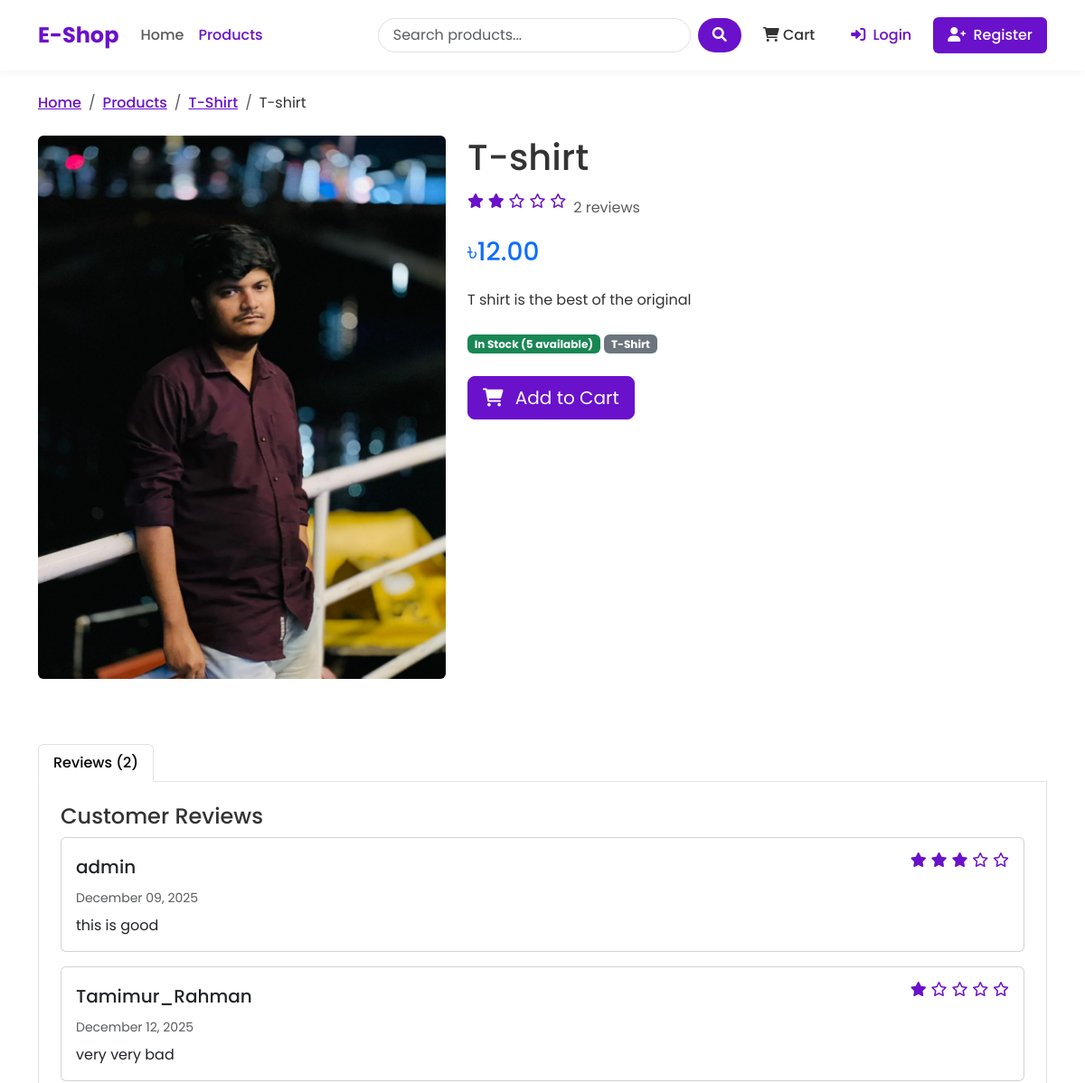
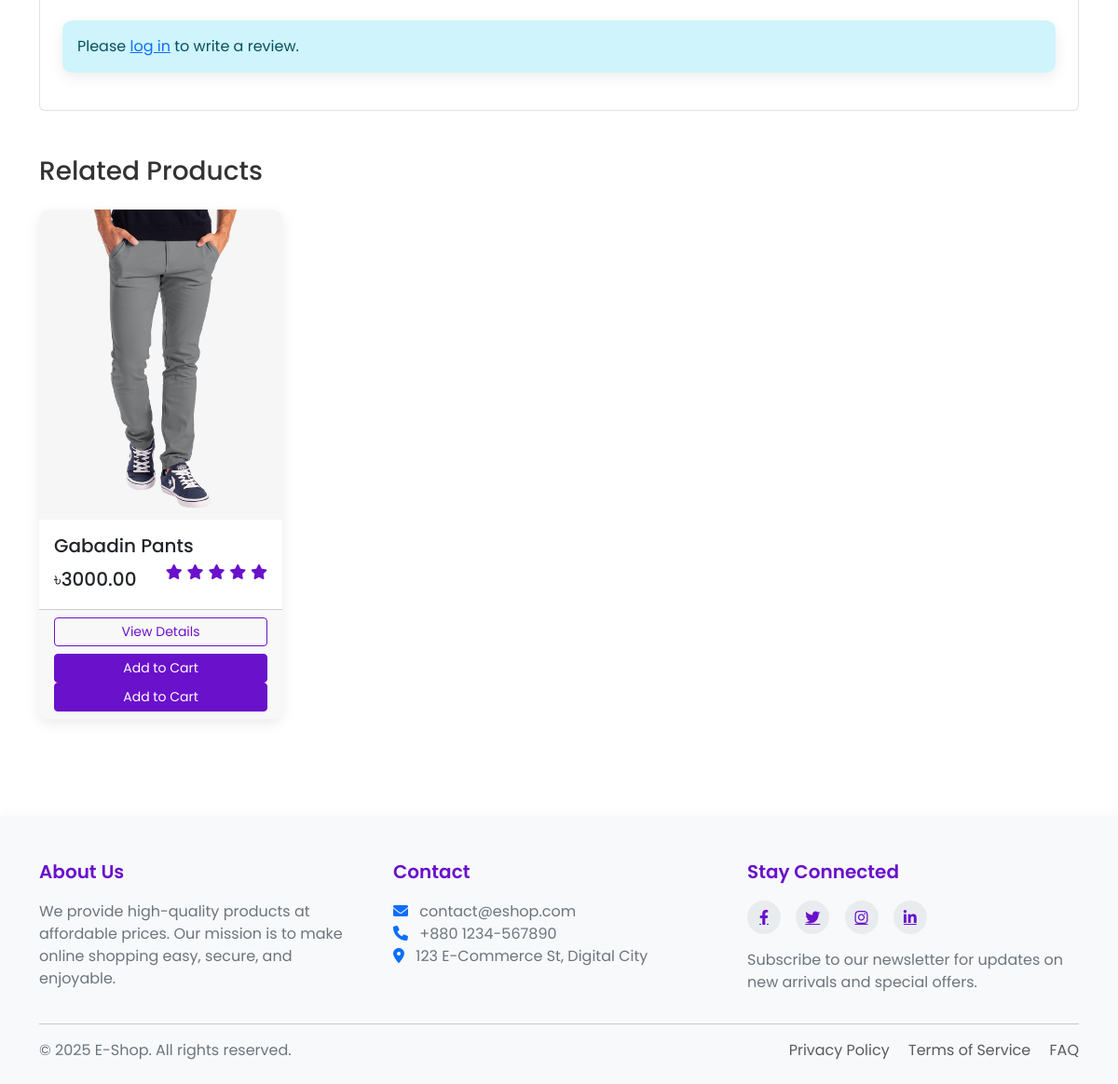
Screenshot of /products/update/t-shirt/ with the database file from the repository (2 pictures, top to bottom).
### shop/models.py (models this page shows, shortened)
class Product(models.Model):
    name = models.CharField(max_length=200)
    slug = models.SlugField(max_length=200,unique=True)
    category = models.ForeignKey(Category,on_delete=models.CASCADE,related_name='products')
    description = models.TextField()
    price = models.DecimalField(max_digits=10,decimal_places=2) #122.23
    stock = models.PositiveBigIntegerField(default=1)
    available = models.BooleanField(default=True)
    created = models.DateTimeField(auto_now_add=True)
    updated = models.DateTimeField(auto_now=True)
    image = models.ImageField(upload_to = 'products/%Y/%m/%d')
    def average_rating(self):
        ratings = self.ratings.all()
        if ratings.count()>0:
            return sum([rating.rating for rating in ratings])/ratings.count()

class Category(models.Model):
    name = models.CharField(max_length=100)
    slug = models.SlugField(max_length=100,unique=True,null=True,blank=True)
    description = models.TextField(blank=True)
    class Meta:
        verbose_name_plural = 'Categories'

class Rating(models.Model):
    product = models.ForeignKey(Product,on_delete=models.CASCADE, related_name='ratings')#product delete hoiye gele ratin gulo delete hoiye jabe
    user = models.ForeignKey(User,on_delete=models.CASCADE)
    rating = models.PositiveSmallIntegerField(validators = [MinValueValidator(1),MaxValueValidator(5)])
    comment = models.TextField()
    created = models.DateTimeField(auto_now_add=True)
    class Meta:
        unique_together = ('product','user')

### shop/views.py (the view)
# urls.py: path('products/update/<slug:slug>/',views.product_detail,name='product_detail'),
def product_detail(request,slug):
    product = get_object_or_404(models.Product,slug=slug,available=True)
    related_products = models.Product.objects.filter(category=product.category).exclude(id=product.id)
    user_rating = None
    if request.user.is_authenticated:
        try:
            user_rating = models.Rating.objects.get(product=product,user=request.user)
        except models.Rating.DoesNotExist:
            pass
    rating_form = RatingForms(instance=user_rating)
    context = {
        'product':product,
        'related_products':related_products,
        'user_rating':user_rating,
        'rating_form':rating_form,
    }
    return render(request,'shop/product_detail.html',context)

### shop/forms.py
class RatingForms(forms.ModelForm):
    class Meta:
        model = Rating
        fields = ['rating','comment']
        widgets = {
            'rating':forms.Select(choices=[(i,i) for i in range(1,6)]),
            'comment':forms.Textarea(attrs={'rows':4})
        }

### shop/context_processors.py (called while the page is built)
def cart_items_count(request):
    if request.user.is_authenticated:
        try:
            cart = Cart.objects.get(user=request.user)
            return {'cart_items_count': cart.get_total_items()}
        except Cart.DoesNotExist:
            return {'cart_items_count':0}
    return {'cart_items_count':0}

### templates/shop/product_detail.html (shortened to what this page needs)
{% extends 'base.html' %}
{% block content %}
<nav aria-label="breadcrumb">
    <ol class="breadcrumb">
        <li class="breadcrumb-item"><a href="{% url 'shop:home' %}">Home</a></li>
        <li class="breadcrumb-item"><a href="{% url 'shop:product_list' %}">Products</a></li>
        <li class="breadcrumb-item"><a href="{% url 'shop:product_list_by_category' product.category.slug %}">{{ product.category.name }}</a></li>
        <li class="breadcrumb-item active" aria-current="page">{{ product.name }}</li>
    </ol>
</nav>
<div class="row">
    <div class="col-md-5 mb-4">
        {% if product.image %}
        <img src="{{ product.image.url }}" class="img-fluid rounded" alt="{{ product.name }}">
        {% else %}
        <div class="bg-light text-center p-5 rounded">
            <i class="fas fa-image fa-5x text-muted"></i>
        </div>
        {% endif %}
    </div>
    <div class="col-md-7">
        <h1 class="mb-3">{{ product.name }}</h1>
        <div class="d-flex align-items-center mb-3">
            <div class="rating me-2">
                {% for i in "12345" %}
                {% if forloop.counter <= product.average_rating %}
                <i class="fas fa-star"></i>
                {% else %}
                <i class="far fa-star"></i>
                {% endif %}
                {% endfor %}
            </div>
            <span class="text-muted">{{ product.ratings.count }} review{{ product.ratings.count|pluralize }}</span>
        </div>
        <h2 class="h3 text-primary mb-4">৳{{ product.price }}</h2>
        <p class="mb-4">{{ product.description }}</p>
        <div class="mb-4">
            <span class="badge bg-{% if product.stock > 0 %}success{% else %}danger{% endif %}">
                {% if product.stock > 0 %}In Stock ({{ product.stock }} available){% else %}Out of Stock{% endif %}
            </span>
            <span class="badge bg-secondary">{{ product.category.name }}</span>
        </div>
        {% if product.stock > 0 %}
        <form action="{% url 'shop:cart_add' product.id %}" method="post" class="mb-4">
            <button type="submit" class="btn btn-primary btn-lg">
                <i class="fas fa-shopping-cart me-2"></i> Add to Cart
            </button>
        </form>
        {% endif %}
    </div>
</div>
<div class="row mt-5">
    <div class="col-12">
        <ul class="nav nav-tabs" id="productTabs" role="tablist">
            <li class="nav-item" role="presentation">
                <button class="nav-link active" id="reviews-tab" data-bs-toggle="tab" data-bs-target="#reviews"
                        type="button" role="tab" aria-controls="reviews" aria-selected="true">
                    Reviews ({{ product.ratings.count }})
                </button>
            </li>
        </ul>
        <div class="tab-content p-4 border border-top-0 rounded-bottom" id="productTabsContent">
            <div class="tab-pane fade show active" id="reviews" role="tabpanel" aria-labelledby="reviews-tab">
                {% if product.ratings.count > 0 %}
                <div class="mb-4">
                    <h4>Customer Reviews</h4>
                    {% for rating in product.ratings.all %}
                    <div class="card mb-3">
                        <div class="card-body">
                            <div class="d-flex justify-content-between align-items-center mb-2">
                                <h5 class="mb-0">{{ rating.user.username }}</h5>
                                <div class="rating">
                                    {% for i in "12345" %}
                                    {% if forloop.counter <= rating.rating %}
                                    <i class="fas fa-star"></i>
                                    {% else %}
                                    <i class="far fa-star"></i>
                                    {% endif %}
                                    {% endfor %}
                                </div>
                            </div>
                            <p class="text-muted small mb-2">{{ rating.created|date:"F d, Y" }}</p>
                            <p class="mb-0">{{ rating.comment }}</p>
                        </div>
                    </div>
                    {% endfor %}
                </div>
                {% else %}
                <p>No reviews yet. Be the first to review this product!</p>
                {% endif %}
                {% if user.is_authenticated %}
                    {% if user_rating %}
                    <h4>Your Review</h4>
                    <div class="card mb-3">
                        <div class="card-body">
                            <div class="d-flex justify-content-between align-items-center mb-2">
                                <div class="rating">
                                    {% for i in "12345" %}
                                    {% if forloop.counter <= user_rating.rating %}
                                    <i class="fas fa-star"></i>
                                    {% else %}
                                    <i class="far fa-star"></i>
                                    {% endif %}
                                    {% endfor %}
                                </div>
                                <a href="{% url 'shop:rate_product' product.id %}" class="btn btn-sm btn-outline-primary">
                                    Edit Review
                                </a>
                            </div>
                            <p class="mb-0">{{ user_rating.comment }}</p>
                        </div>
                    </div>
                    {% else %}
                    <div class="card">
                        <div class="card-body">
                            <h4>Write a Review</h4>
                            <p>Have you purchased this product? Share your thoughts with other customers!</p>
                            <a href="{% url 'shop:rate_product' product.id %}" class="btn btn-primary">Write a Review</a>
                        </div>
                    </div>
                    {% endif %}
                {% else %}
                <div class="alert alert-info">
                    Please <a href="{% url 'shop:login' %}?next={{ request.path }}">log in</a> to write a review.
                </div>
                {% endif %}
            </div>
        </div>
    </div>
</div>
{% if related_products %}
<div class="row mt-5">
    <div class="col-12">
        <h3 class="mb-4">Related Products</h3>
        <div class="row row-cols-1 row-cols-md-2 row-cols-lg-4 g-4">
            {% for product in related_products %}
            <div class="col">
                <div class="card h-100 product-card">
                    {% if product.image %}
                    <img src="{{ product.image.url }}" class="card-img-top" alt="{{ product.name }}">
                    {% else %}
                    <div class="bg-light text-center p-5">
                        <i class="fas fa-image fa-3x text-muted"></i>
                    </div>
                    {% endif %}
                    <div class="card-body">
                        <h5 class="card-title">{{ product.name }}</h5>
                        <div class="d-flex justify-content-between align-items-center">
                            <span class="h5 mb-0">৳{{ product.price }}</span>
                            <div class="rating">
                                {% for i in "12345" %}
                                {% if forloop.counter <= product.average_rating %}
                                <i class="fas fa-star"></i>
                                {% else %}
                                <i class="far fa-star"></i>
                                {% endif %}
                                {% endfor %}
                            </div>
                        </div>
                    </div>
                    <div class="card-footer">
                        <div class="d-grid gap-2">
                            <a href="{% url 'shop:product_detail' product.slug %}" class="btn btn-sm btn-outline-primary">View Details</a>
                            <form action="{% url 'shop:cart_add' product.id %}" method="post">
                                <a href="{% url 'shop:cart_add' product.id %}"class="btn btn-sm btn-primary w-100">Add to Cart</a>
                                <button type="submit" class="btn btn-sm btn-primary w-100">Add to Cart</button>
                            </form>
                        </div>
                    </div>
                </div>
            </div>
            {% endfor %}
        </div>
    </div>
</div>
{% endif %}
{% endblock %}

### templates/shop/product_detail.html (style rules this page uses)
.breadcrumb-item a { color: var(--primary-color); font-weight: 500; }
.breadcrumb-item.active { color: var(--text-color); }
.breadcrumb { background-color: transparent; padding: 0; margin-bottom: 1.5rem; }
.rating { display: flex; align-items: center; gap: 0.3rem; margin-bottom: 1rem; }
.rating i { color: var(--primary-color); }

### templates/base.html (style rules this page uses)
:root { --primary-color: #6a11cb; --primary-dark: #5a0cb8; --primary-light: #7c4ddb; --secondary-color: #2575fc; --text-color: #333333; --text-light: #6c757d; --bg-light: #f8f9fa; --border-radius: 10px; --box-shadow: 0 5px 15px rgba(0,0,0,0.08); }
body { font-family: 'Poppins', sans-serif; color: var(--text-color); display: flex; flex-direction: column; min-height: 100vh; }
.nav-link { font-weight: 500; padding: 0.5rem 1rem; transition: all 0.3s ease; }
.product-card { border: none; border-radius: var(--border-radius); overflow: hidden; transition: transform 0.3s, box-shadow 0.3s; box-shadow: var(--box-shadow); }
.rating { color: #ffc107; }
.btn-primary { background-color: var(--primary-color); border-color: var(--primary-color); }
.btn-outline-primary { border-color: var(--primary-color); color: var(--primary-color); }
.alert { border-radius: var(--border-radius); box-shadow: var(--box-shadow); border: none; }

### rows the page displays
Product: category.name "T-Shirt", name "T-shirt", image (picture), ratings.count "2", price "12.00", description "T shirt is the best of the original", stock "5"
Rating: user.username "admin", rating 3 (drawn), created "December 09, 2025", comment "this is good"
Rating: user.username "Tamimur_Rahman", rating 1 (drawn), created "December 12, 2025", comment "very very bad"
Product: image (picture), name "Gabadin Pants", price "3000.00"
